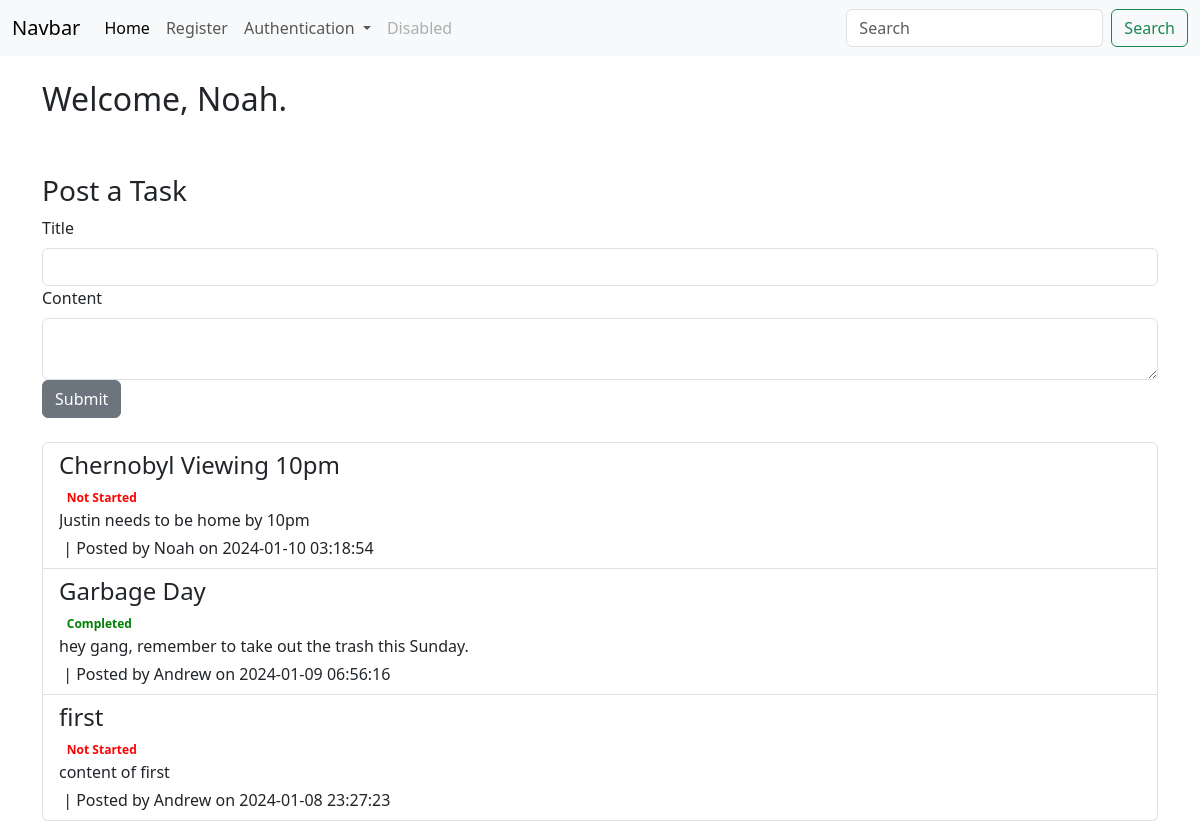
/ (signed in), run on the app's committed database.
### app/models/models.py (models this page shows, shortened)
class Users(db.Model, UserMixin):
    id = db.Column(db.Integer, primary_key=True)
    key = db.Column(db.String(20), nullable=False)
    username = db.Column(db.String(20), nullable=False, unique=True)
    name = db.Column(db.String(40), nullable=False)
    date_added = db.Column(db.DateTime, default=datetime.utcnow)
    password_hash = db.Column(db.String(128))
    @property
    def password(self):
        raise AttributeError('password is not a readable attribute!')

class GroupTasks(db.Model): # TODO reference other users, and each user can see their tasks
    id = db.Column(db.Integer, primary_key=True)
    poster_id = db.Column(db.Integer, db.ForeignKey('users.id'))
    title = db.Column(db.String(55))
    content = db.Column(db.Text)
    due_date = db.Column(db.DateTime, default=datetime.utcnow)
    date_posted = db.Column(db.DateTime, default=datetime.utcnow)
    status = db.Column(db.Integer, default = 0)
    tally = db.Column(db.Integer, default = 0)

### app/dash/routes.py (the view)
@dash_bp.route("/", methods=['GET', 'POST'])
def index():
    task_form = GroupTaskForm()
    if task_form.validate_on_submit():
        return paul.post_new_task_and_redirect(task_form)
    tasks = paul.get_homepage_tasks()
    return render_template("index.html", tasks=tasks, task_form=task_form, get_poster_name=paul.get_poster_name )

### app/forms.py
class GroupTaskForm(FlaskForm):
    title = StringField("Title", validators=[DataRequired()])
    content = CKEditorField('Content', validators=[DataRequired()])
    submit = SubmitField("Submit")

class SearchForm(FlaskForm):
    searched = StringField("Searched", validators=[DataRequired()])
    submit = SubmitField("Submit")

### app/DataInterface/group.py (called while the page is built)
    def get_homepage_tasks(self):
        tasks = GroupTasks.query.order_by(GroupTasks.date_posted)
        get_tasks = []
        for i in tasks:
            get_tasks.append(i)
        return get_tasks[::-1]

    def get_poster_name(self, poster_id ):
        return Users.query.filter_by(id = poster_id).first().name

### run.py (called while the page is built)
@app.context_processor
def base():
    form = SearchForm()
    return dict(form=form)

### app/templates/index.html (shortened to what this page needs)
{% extends 'base.html' %}
{% block content %}
<div class="container mt-4">
    {% if current_user.is_authenticated %}
        <h2>Welcome, {{ current_user.name }}.</h2> <br><br>
        <h3>Post a Task</h3>
        <form method="POST" class="mb-4">
            <div class="form-group">
                {{ task_form.title.label(class="form-label") }}
                {{ task_form.title(class="form-control") }}
            </div>
            <div class="form-group">
                {{ task_form.content.label(class="form-label") }}
                {{ task_form.content(class="form-control") }}
            </div>
            {{ task_form.submit(class="btn btn-secondary") }}
        </form>
        <div class="list-group">
            {% for task in tasks %}
                <a href="{{ url_for('dash_bp.group_task', id=task.id)}}" class="list-group-item list-group-item-action">
                    <h4 class="mb-1">{{ task.title }}</h4>
                    {% if task.status == 0 %}
                    <span class="badge badge-warning" style="color: red;">Not Started</span>
                {% elif task.status == 1 %}
                    <span class="badge badge-info" style="color: orange;">In Progress</span>
                {% elif task.status == 2 %}
                    <span class="badge badge-success" style="color: green;">Completed</span>
                {% endif %}
                    <p class="mb-1" style="max-width: 500px; overflow: hidden; text-overflow: ellipsis; white-space: nowrap;">{{ task.content }}</p>
                        &nbsp;| Posted by {{ get_poster_name(task.poster_id) }} on {{ task.date_posted.strftime('%Y-%m-%d %H:%M:%S') }}</small>
                </a>
            {% endfor %}
        </div>
</div>
{% else %}
    Please <a href="{{ url_for('auth_bp.login') }}">Login</a> <br>
    or <a href="{{ url_for('auth_bp.new_user') }}">Register</a>
{% endif %}
{% endblock %}

### data on the page
Users: name "Noah"
GroupTasks: title "Chernobyl Viewing 10pm", status "Not Started", content "Justin needs to be home by 10pm", date_posted "2024-01-10 03:18:54"
GroupTasks: title "Garbage Day", status "Completed", content "hey gang, remember to take out the trash this Sunday.", date_posted "2024-01-09 06:56:16"
Users: name "Andrew"
GroupTasks: title "first", status "Not Started", content "content of first", date_posted "2024-01-08 23:27:23"

### other printed values
{{ task_form.title.label(class="form-label") }} "Title"
{{ task_form.content.label(class="form-label") }} "Content"
